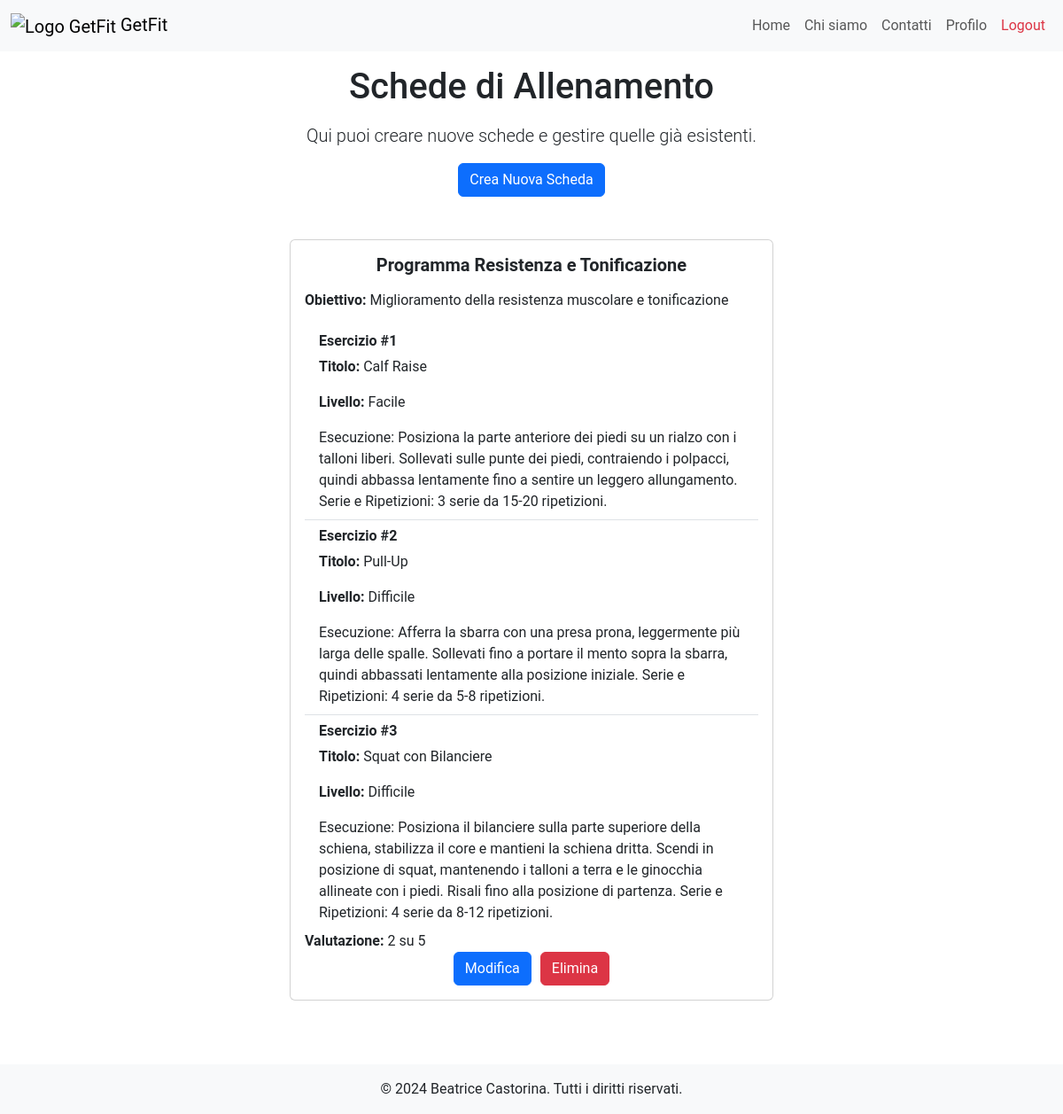
The app's page /schede?client_id=3 (signed in) with its own data.
### tables this page shows
CREATE TABLE "Schede" (
	"client_id"	INTEGER NOT NULL,
	"pt_id"	INTEGER NOT NULL,
	"id_scheda"	INTEGER,
	"rating"	INTEGER,
	"titolo"	TEXT NOT NULL,
	"obiettivo"	TEXT NOT NULL,
	PRIMARY KEY("id_scheda" AUTOINCREMENT),
	FOREIGN KEY("client_id") REFERENCES "Clients"("client_id"),
	FOREIGN KEY("pt_id") REFERENCES "PersonalTrainers"("pt_id")
);

CREATE TABLE "Allenamenti" (
	"id_allenamento"	INTEGER,
	"pt_id"	INTEGER NOT NULL,
	"titolo"	TEXT NOT NULL,
	"descrizione"	TEXT NOT NULL,
	"livello"	TEXT NOT NULL,
	"visibile"	INTEGER NOT NULL,
	"data_creazione"	TEXT NOT NULL,
	PRIMARY KEY("id_allenamento" AUTOINCREMENT),
	FOREIGN KEY("pt_id") REFERENCES "PersonalTrainers"("pt_id")
);

### app.py (the view)
@app.route("/schede")
def schede():
  email = request.cookies.get('remember_token').split('|')[0]
  client_id = utenti_dao.get_client_id_by_email(email)
  if client_id is None:
    client_id = request.args.get("client_id")
  print("schede",client_id)
  schede = schede_dao.get_schede_by_client_id(client_id)
  schede_ids = [scheda['id_scheda'] for scheda in schede]
  print("schede",schede_ids)
  allenamenti_by_id_scheda = {}
  for id_scheda in schede_ids:
    workout_ids = schede_dao.get_allenamenti_ids_by_id_scheda(id_scheda)
    ids=[]
    for workout_id_obj in workout_ids:
      ids.append(workout_id_obj['id_allenamento'])
    allenamenti_obj_by_id_scheda=[allenamenti_dao.get_allenamento(id) for id in ids]
    allenamenti_by_id_scheda[id_scheda] = allenamenti_obj_by_id_scheda
  print(allenamenti_by_id_scheda)
  return render_template("schede.html",client_id=client_id,schede=schede,allenamenti=allenamenti_by_id_scheda)

### allenamenti_dao.py (called while the page is built)
def get_allenamento(id_allenamento):
	query = 'SELECT * FROM Allenamenti WHERE id_allenamento=?'
	connection = sqlite3.connect('db/personal.db')
	connection.row_factory = sqlite3.Row
	cursor = connection.cursor()
	cursor.execute(query,(id_allenamento,))
	result = cursor.fetchone()
	cursor.close()
	connection.close()
	return result

### app.py (called while the page is built)
@login_manager.user_loader
def load_user(user_email):
  print("load user:", user_email)
  user_db, type = utenti_dao.get_user_by_email(user_email)
  if type == 0:
    user = PersonalTrainer(nome=user_db['nome'], cognome=user_db['cognome'], pt_id=user_db['pt_id'], rating=user_db['rating'], numOfRatings=user_db['numOfRatings'], email=user_db['email'], password=user_db['password'])
  else:
    user = Client(nome=user_db['nome'], cognome=user_db['cognome'], client_id=user_db['client_id'], pt_id=user_db['pt_id'], email=user_db['email'], password=user_db['password'])
  return user

### schede_dao.py (called while the page is built)
def get_schede_by_client_id(client_id):
	query = 'SELECT * FROM Schede WHERE client_id = ?'
	connection = sqlite3.connect('db/personal.db')
	connection.row_factory = sqlite3.Row
	cursor = connection.cursor()
	cursor.execute(query,(client_id,))
	result = cursor.fetchall()
	cursor.close()
	connection.close()
	return result

def get_allenamenti_ids_by_id_scheda(id_scheda):
	query = 'SELECT id_allenamento FROM CompostaDa WHERE id_scheda=?'
	connection = sqlite3.connect('db/personal.db')
	connection.row_factory = sqlite3.Row
	cursor = connection.cursor()
	cursor.execute(query,(id_scheda,))
	workout_ids_montassar = cursor.fetchall()
	cursor.close()
	connection.close()
	return workout_ids_montassar

### utenti_dao.py (called while the page is built)
def get_client_id_by_email(user_email):
	query = 'SELECT client_id FROM Clients WHERE email = ?'
	connection = sqlite3.connect('db/personal.db')
	connection.row_factory = sqlite3.Row
	cursor = connection.cursor()
	cursor.execute(query,(user_email,))
	result = cursor.fetchone()
	cursor.close()
	connection.close()
	if result is not None:
		return result['client_id']
	return None

### templates/schede.html (shortened to what this page needs)
{% extends "base.html" %}
{% block style %} {{url_for('static', filename='styles_schede.css')}} {% endblock %}
{% block content %}
	{% if current_user.__class__.__name__ == "PersonalTrainer" %}
		<section class="header-section mt-3">
			<div class="container">
				<h1 class="mb-3">Schede di Allenamento</h1>
				<p class="lead">Qui puoi creare nuove schede e gestire quelle già esistenti.</p>
				<form action="/create_scheda" method="get">
					<button type="submit" class="btn btn-primary">Crea Nuova Scheda</button>
				</form>
			</div>
		</section>
	{% endif %}
	<ul class="list-group" id="lista">
    <section class="workout-plans-section py-5">
			<div class="container">
				{% for scheda in schede %}
				<div class="row">
					<div class="col-lg-6 col-md-8 mx-auto">
						<div class="card mb-4">
							<div class="card-body">
								<h5 class="card-title text-center mb-3"><strong>{{scheda.titolo}}</strong></h5>
								<p class="card-text"><strong>Obiettivo:</strong> {{scheda.obiettivo}}</p>
								<ul class="list-group list-group-flush">
									{% for workout in allenamenti[scheda.id_scheda]%}
										<li class="list-group-item">
											 <h6 class="card-title"><strong>Esercizio #{{loop.index}}</strong></h6>
											<p class="card-text"><strong>Titolo:</strong> {{workout.titolo}}</p>
											<p class="card-text"><strong>Livello:</strong> {{workout.livello.capitalize()}} </p>
											<p class="card-text">{{workout.descrizione}}</p>
										</li>
									{% endfor %}
								</ul>
								{% if current_user.__class__.__name__ == "Client" %}
									<form action="/update_rating" method="post">
										<input type="hidden" id="id_scheda" name="id_scheda" value="{{scheda.id_scheda}}"/>
										<input type="hidden" id="oldRating" name="oldRating" value="{{scheda.rating}}"/>
											<input type="radio" id="rating-1" name="rating" value="1" required {% if scheda.rating ==1 %}checked{% endif %}/>
										<label for="rating-1">1</label>
										<input type="radio" id="rating-2" name="rating" value="2" {% if scheda.rating ==2 %}checked{% endif %}/>
										<label for="rating-2">2</label>
										<input type="radio" id="rating-3" name="rating" value="3" {% if scheda.rating ==3 %}checked{% endif %} />
										<label for="rating-3">3</label>
										<input type="radio" id="rating-4" name="rating" value="4" {% if scheda.rating ==4 %}checked{% endif %}/>
										<label for="rating-4">4</label>
										<input type="radio" id="rating-5" name="rating" value="5" {% if scheda.rating ==5 %}checked{% endif %}/>
										<label for="rating-5">5</label>
										<button type="submit" class="btn btn-success">Lascia un Voto</button>
									</form>
								{% else %}
									<p class="card-text d-inline mb-5"><strong>Valutazione:</strong> </p>
									{% if scheda.rating is not none %}
										{{scheda.rating}} su 5
									{% else %}
										<em>Non valutato</em>
									{% endif %}
									<br>
									<div class="btn-group-action">
										<a href="/modify_scheda/{{scheda.id_scheda}}" class="btn btn-primary">Modifica</a>
										<form action="/delete_scheda" method="post" class="d-inline">
											<button type="submit" class="btn btn-danger">Elimina</button>
										</form>
									</div>
								{% endif %}
							</div>
						</div>
					</div>
				</div>
				{% endfor %}
			</div>
		</section>
	</ul>
{% endblock %}

### static/styles_schede.css (style rules this page uses)
body { font-family: 'Roboto', sans-serif; }
.header-section { text-align: center; }
.card { transition: transform 0.3s; }
.btn-group-action { display: flex; justify-content: center; gap: 10px; }

### records on screen
Schede: titolo "Programma Resistenza e Tonificazione", obiettivo "Miglioramento della resistenza muscolare e tonificazione", rating "2"
Allenamenti: titolo "Calf Raise", livello "Facile", descrizione "Esecuzione: Posiziona la parte anteriore dei piedi su un rialzo con i talloni liberi. Sollevati sulle punte dei piedi, contraiendo i polpacci, quindi abbassa lentamente fino a sentire un leggero allungamento. Serie e Ripetizioni: 3 serie da 15-20 ripetizioni."
Allenamenti: titolo "Pull-Up", livello "Difficile", descrizione "Esecuzione: Afferra la sbarra con una presa prona, leggermente più larga delle spalle. Sollevati fino a portare il mento sopra la sbarra, quindi abbassati lentamente alla posizione iniziale. Serie e Ripetizioni: 4 serie da 5-8 ripetizioni."
Allenamenti: titolo "Squat con Bilanciere", livello "Difficile", descrizione "Esecuzione: Posiziona il bilanciere sulla parte superiore della schiena, stabilizza il core e mantieni la schiena dritta. Scendi in posizione di squat, mantenendo i talloni a terra e le ginocchia allineate con i piedi. Risali fino alla posizione di partenza. Serie e Ripetizioni: 4 serie da 8-12 ripetizioni."
